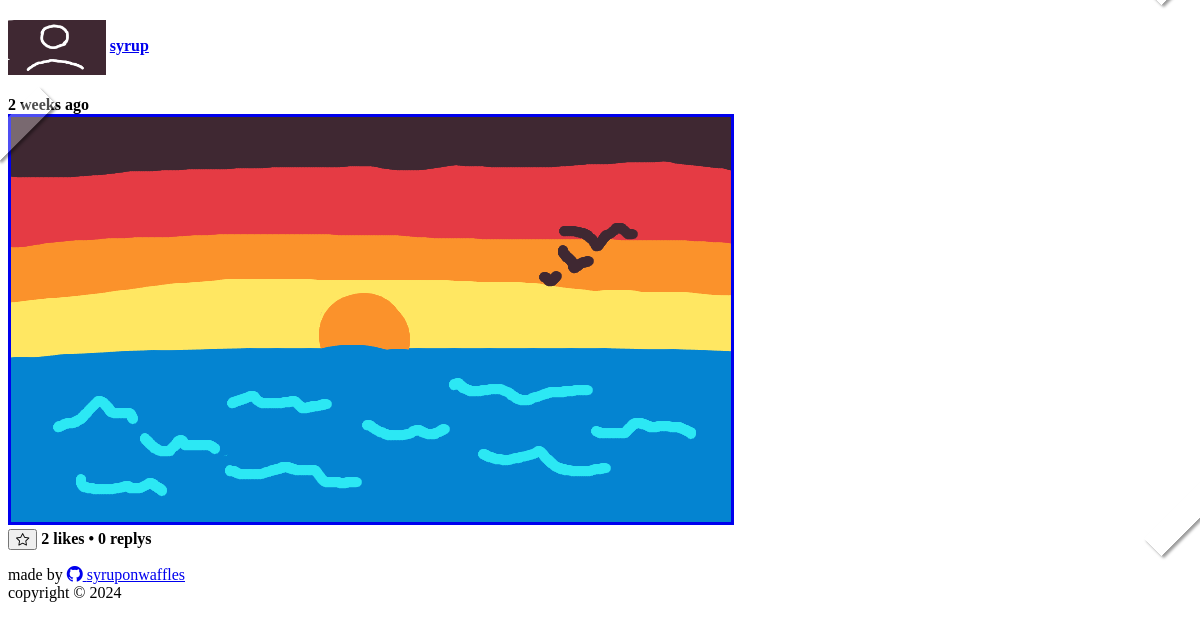
The app's page /profile/1/ (lower part), older data.
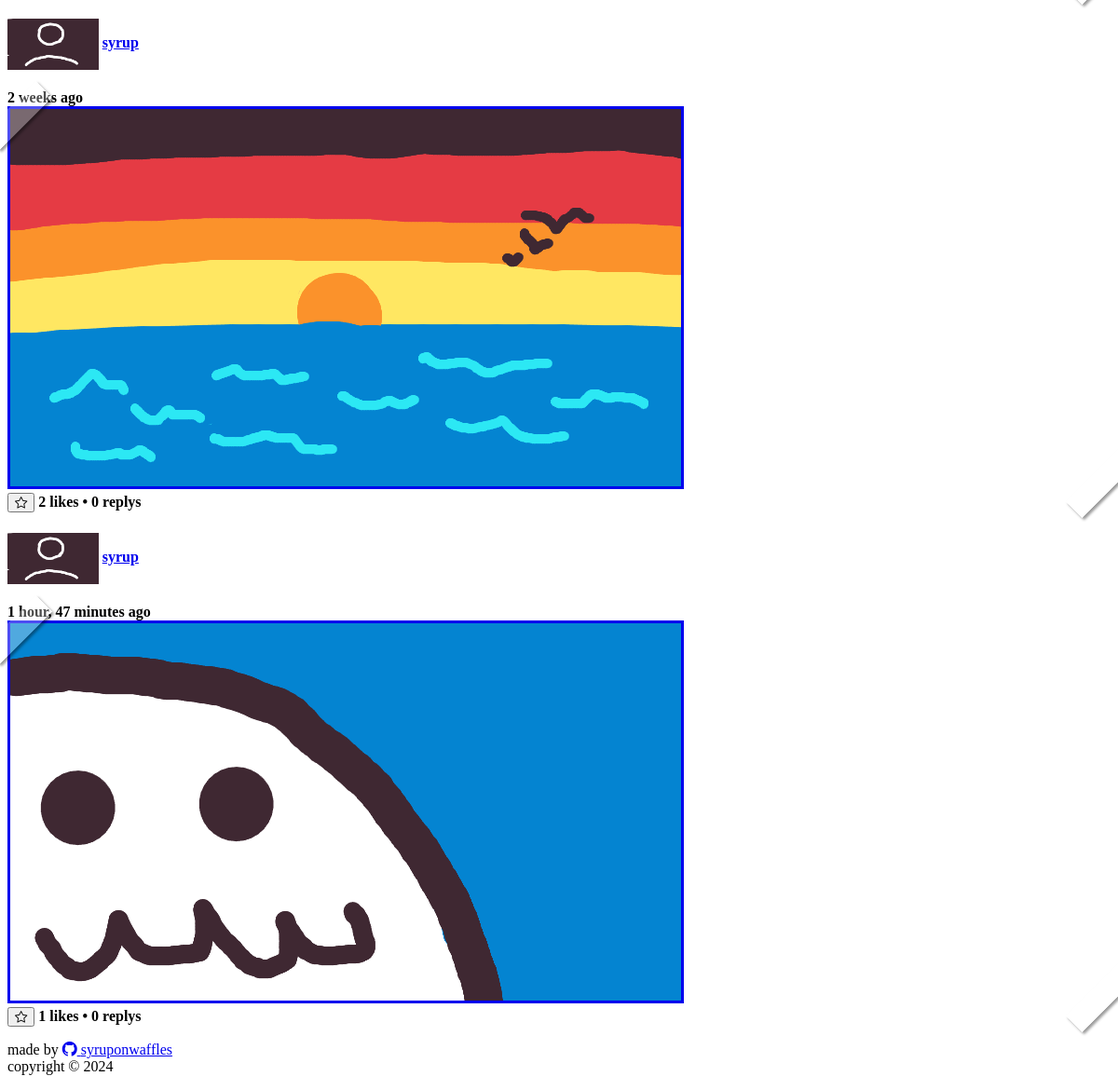
The same page, newer data.
### socialMedia/models.py (models this page shows, shortened)
class Post(models.Model):
    body = models.ImageField()
    created_by = models.ForeignKey("UserProfile", on_delete=models.CASCADE)
    created_on = models.DateTimeField(auto_now_add=True)

class UserProfile(models.Model):
    user = models.OneToOneField(User, on_delete=models.CASCADE,related_name='profile')
    profile_picture = models.ImageField(default="placeholders/fpfPlaceholder.png")
    bio_picture = models.ImageField(default="placeholders/bioPlaceholder.png")
    def __str__(self):
        return self.user.username

### socialMedia/views.py (the view, shortened to what this page needs)
# urls.py: path('profile/<int:pk>/',views.profile_detail,name="profile_detail"),
def profile_detail(request, pk):
    profile = UserProfile.objects.get(pk=pk)
    page=1
    order_by="-like_count"
    url_sort_by="best"
    parsed_url = parse_qs(urlparse(request.build_absolute_uri()).query)
    if('page' in parsed_url):
        page=parsed_url['page'][0]
    posts = Post.objects.filter(created_by=pk)
    posts = Paginator(posts.annotate(like_count=Count('likes')+1).order_by(order_by), 10)
    context = {
        "profile" : profile,
        "posts": posts.page(page),
        "url_sort_by":url_sort_by,
        "sort_by" :order_by,
        "page" : page,
        "max_page" : posts.num_pages,
    }
    return render(request, "profile_detail.html", context)

### socialMedia/templates/profile_detail.html (shortened to what this page needs)
{% extends "base.html" %}
{% block page_content %}
    <!-- {% load static %}
    <img src="/media/{{post.body.name }}" > -->
    {% for post in posts %}
        {% include 'components/post.html' %}
    {% endfor %}
{% endblock page_content %}

### socialMedia/templates/components/post.html (shortened to what this page needs)
{% load static %}
{% load filters %}
<section class="post">
    <div>
        <h4>
            <a href="{% url 'profile_detail' post.created_by.pk%}"><img style="height: 55px; border-style: none;vertical-align: middle;" src="/media/{{post.created_by.profile_picture}}" ></a>
            <a href="{% url 'profile_detail' post.created_by.pk%}">{{ post.created_by|truncatechars:20 }}</a>
        </h4>
        <b>{{ post.created_on|timesince}} ago</b>
        <div class="photo"><a href="{% url 'post_detail' post.pk%}"> <img class="art" src="/media/{{post.body.name }}" ></a></div>
    </div>
    {% if user.is_authenticated %}
            <button hx-swap="begin" hx-post="{% url 'post_like' post.pk %}">
                {% if post.likes.all|dasame:user.pk %}
                <i class="bi bi-star-fill"></i>
                {% else %}
                <i class="bi bi-star"></i>
                {% endif %}
            </button>
    {% else %}
        <form style="display: inline;" method="post" action="{% url 'login' %}">
            <button type="submit"><i class="bi bi-star"></i></button>
        </form>
    {% endif %}
    <h4 style="display: inline"> <span id='like-count' id="likes">{{post.likes.all.count}}</span> likes • <span x-text="replys">{{post.replys.all.count}}</span> replys</h4>
    </section>

Row changes from the older to the newer data that the page shows:
added Post: created_by.profile_picture (picture), created_by "syrup", created_on "1 hour, 47 minutes", body.name (picture), likes.all.count "1", replys.all.count "0"
